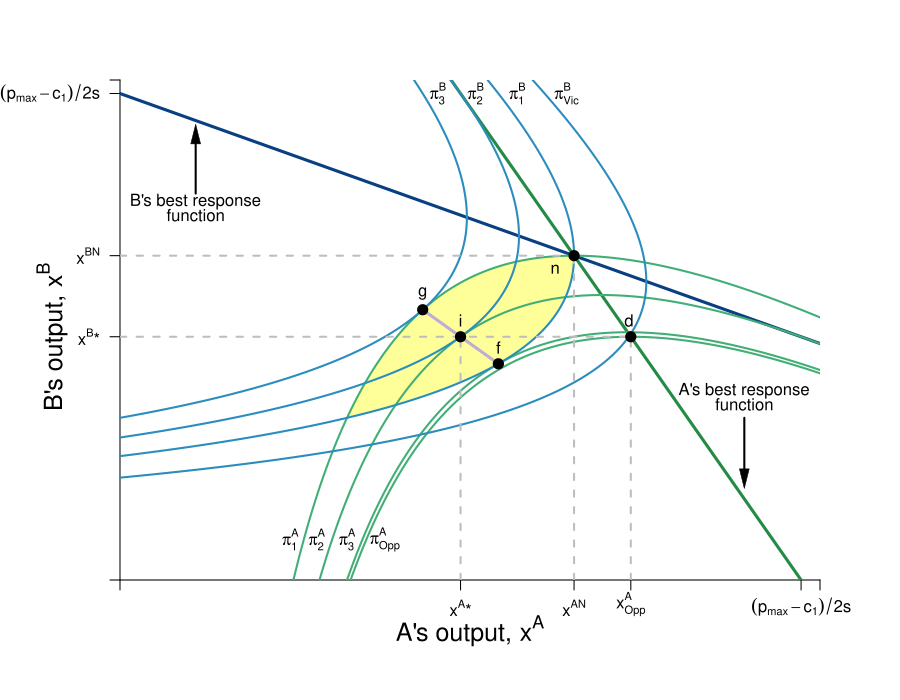

Recreate this plot in R.
#Graph Designer: Simon Halliday & Madeleine Wettach '20
#Authors: Bowles, Foley and Halliday
#Title: Microeconomics: Competition, Conflict and Coordination

require(shape)
pdf(file = "competitionmarkets/step_by_step_graphs_9/cournot_brfs_profits_step5.pdf", width = 9, height = 7)

#Set parameters for graphics
axislabelsize <- 1.5
graphlinewidth <- 3
segmentlinewidth <- 2

COL <- c("#7fc97f", "#beaed4", "#fdc086", "#ffff99", "#386cb0", "#f0027f", "#bf5b17", "#666666")
COLA <- c("#99d8c9","#66c2a4","#41ae76", "#238b45", "#005824")
COLB <- c("#4eb3d3", "#2b8cbe", "#0868ac","#084081")

par(mar =  c(6, 6, 4, 4))

piA <- function(xa, xb, s = 0.5, pmax = 20, c1 = 2) {
  (pmax - s*xb)*xa - s*(xa)^2 - c1*xa
}

piB <- function(xa, xb, s = 0.5, pmax = 20, c1 = 2) {
  (pmax - s*xa)*xb - s*(xb)^2 - c1*xb
}

brfB <- function(xa, s = 0.5, pmax = 20, c1 = 2) {
  (pmax - c1)/(2*s) - (1/2)*xa
}

brfA <- function(xa, s = 0.5, pmax = 20, c1 = 2) {
  (pmax - c1)/s - 2*xa
}

isoA <- function(xa, s = 0.5, pmax = 20, c1 = 2, piA = 72){
  -(c1*xa - pmax*xa + s*xa^2 + piA)/(s*xa)
}

isoB1 <- function(xa, s = 0.5, pmax = 20, c1 = 2, piB = 72){
  (-sqrt((c1 - pmax + s*xa)^2 - 4*piB*s) - c1 + pmax -s*xa)/(2*s)
}

isoB2 <- function(xa, s = 0.5, pmax = 20, c1 = 2, piB = 72){
  (sqrt((c1 - pmax + s*xa)^2 - 4*piB*s) - c1 + pmax -s*xa)/(2*s)
}


#Input into Wolfram Alpha: solve for x y = 1/b - (0.5*x)/(a*b) - u/(a*b*x)

#solve for y 72 = (p - s*y)*x - s*(x)^2 - c1*x 
#solve for y 72 = (p - s*x)*y - s*(y)^2 - c1*y

xlims <- c(0, 18.5)
ylims <- c(0, 18.5)

npts <- 501 
x <- seq(xlims[1], xlims[2], length.out = npts)
y <- seq(ylims[1], ylims[2], length.out = npts) 
a <- c(72, 81, 90, 91.125)
b <- c(61, 72, 81, 90)

plot(0, 0, xlim = xlims, ylim = ylims, type = "n",
     xlab = expression(paste("")),
     ylab = expression(paste("")), 
     xaxt = "n", 
     yaxt = "n", 
     cex.lab = axislabelsize, 
     bty = "n",
     xaxs="i", 
     yaxs="i")

# ticksy <- seq(from = 0, to = ylims[2], by = 2)
# ylabels <- seq(from = 0, to = ylims[2], by = 2)
# ticksx <- seq(from = 0, to = xlims[2], by = 2)
# xlabels <- seq(from = 0, to = xlims[2], by = 2)
ticksy <- c(0, 9, 12, 18, ylims[2])
ylabels <- c(NA, expression(paste(x^{B},"*")), expression(paste(x^{BN})), expression(paste((p[max] - c[1])/2*s)), NA)
ticksx <- c(0, 9, 12, 13.5, 18, xlims[2])
xlabels <- c(NA, expression(paste(x^{A},"*")), expression(paste(x^{AN})), expression(paste(x[Opp]^{A})), expression(paste( (p[max] - c[1])/2*s )), NA)


axis(1, at = ticksx, pos = 0, labels = xlabels)
axis(2, at = ticksy, pos = 0, labels = ylabels, las = 1)

npts <- 500 
xx1 <- seq(xlims[1], xlims[2], length.out = npts)

#Pareto-improving lens
xpoly1 <- seq(from = 5.95, to = 12, length.out = 500)
ypoly1 <- isoA(xpoly1)
ypoly2 <- isoB1(xpoly1)
polygon(x = c(xpoly1, rev(xpoly1)), y = c(ypoly1, rev(ypoly2)), col=COL[4], density=NULL, border = NA)

#A's Best Response Curve
lines(xx1, brfA(xx1, s = 0.5, pmax = 20, c1 = 2), col = COLA[4], lwd = graphlinewidth)
#B's Best Response Curve
lines(xx1, brfB(xx1, s = 0.5, pmax = 20, c1 = 2), col = COLB[4], lwd = graphlinewidth)

contour(y, x, 
        outer(x, y, piA),
        #labels = c("v1", "v2", "v3"),
        drawlabels = FALSE,
        col = COLA[3],
        #xlab = expression(paste("A's Apples, ", x)),
        #ylab = expression(paste("A's Oranges, ", y)),
        #cex.lab = axislabelsize,
        lwd = segmentlinewidth,
        levels = a, 
        xaxs="i", 
        yaxs="i", 
        add = TRUE) 

mtext(expression(paste("A's output, ", x^A)), side=1, line = 2.5, cex = axislabelsize)
text(-1.8, 9, expression(paste("B's output, ", x^B)), xpd = TRUE, cex = axislabelsize, srt = 90) 

#Add arrows:
#arrows(-0.8, 10, -0.8, 14, xpd = TRUE, length=0.1,angle=40,lwd=3)
#arrows(6.2, -1.7, 9, -1.7, xpd = TRUE, length=0.1,angle=40,lwd=3)


contour(x, y, 
        outer(x, y, piB),
        #labels = c("v1", "v2", "v3"),
        drawlabels = FALSE,
        col = COLB[2],
        #xlab = expression(paste("")),
        #ylab = expression(paste("")),
        lwd = segmentlinewidth,
        levels = b, 
        add = TRUE
        #xaxs="i", 
        #yaxs="i"
) 


#segments(4.11765, 6.17647, 5.88, 8.88, lty = 1, col = COL[2] , lwd = graphlinewidth)
# text(7.3, 3, expression("Pareto Efficient"))
# text(7.3, 2.4, expression("Curve"))
# Arrows(7.3, 3.5, 7.3, 6.1, col = "black", lty = 1, lwd = 2, arr.type = "triangle", arr.lwd = 0.5)

#Label the iso-welfare functions for the HG, Aisha
text(4.5, 1.5, expression(pi[1]^A))
text(5.2, 1.5, expression(pi[2]^A))
text(6, 1.5, expression(pi[3]^A))
text(7, 1.5, expression(pi[Opp]^A))
#text(6.6, 8.3, expression(u[4]^A))

#Label the indifference curves for the HG, Betty
text(11.8, 18, expression(pi[Vic]^B))
text(10.5, 18, expression(pi[1]^B))
text(9.4, 18, expression(pi[2]^B))
text(8.4, 18, expression(pi[3]^B))
#text(3.4, 6.9, expression(v[4]^B))

#Label Nash Equilibrium 
segments(0, 12, 12, 12, lty = 2, col = "gray" , lwd = segmentlinewidth)
segments(12, 0, 12, 12, lty = 2, col = "gray" , lwd = segmentlinewidth)
points(12, 12, pch = 16, col = "black", cex = 1.5)
#text(14, 12.4, expression(paste("Nash Equilibrium")))
text(11.5, 11.5, expression(paste("n")))

#Checking points
#points(5.95, 5.95, pch = 16, col = "black", cex = 1.5)
segments(8, 10, 10, 8, lty = 1, col = COL[2] , lwd = graphlinewidth)


text(9, 9.6, expression(paste("i")))
segments(0, 9, 13.5, 9, lty = 2, col = "gray" , lwd = segmentlinewidth)
segments(9, 0, 9, 9, lty = 2, col = "gray" , lwd = segmentlinewidth)
segments(13.5, 0, 13.5, 9, lty = 2, col = "gray" , lwd = segmentlinewidth)
points(9, 9, pch = 16, col = "black", cex = 1.5)
points(13.5, 9, pch = 16, col = "black", cex = 1.5)
text(13.45, 9.6, expression(paste("d")))


points(10, 8, pch = 16, col = "black", cex = 1.5)
text(10, 8.6, expression(paste("f")))
points(8, 10, pch = 16, col = "black", cex = 1.5)
text(8, 10.6, expression(paste("g")))


# #Annotate Pareto Efficient Curve and relevant points

# points(6, 8, pch = 16, col = "black", cex = 1.5)
# text(6, 8.5, expression(paste("g")))
# 
# points(8, 6, pch = 16, col = "black", cex = 1.5)
# text(7, 7.5, expression(paste("i")))
# 
# points(7, 7, pch = 16, col = "black", cex = 1.5)
# text(8, 6.5, expression(paste("f")))

#points(5.84, 8.77, pch = 16, col = "black", cex = 1.5)

#A's brf
text(2, 14, expression(paste("B's best response")))
text(2, 13.5, expression(paste("function")))
Arrows(2, 14.3, 2, 16.5, col = "black", lty = 1, lwd = 2, arr.type = "triangle", arr.lwd = 0.5)

#B's brf
text(16.5, 7, expression(paste("A's best response")))
text(16.5, 6.5, expression(paste("function")))
Arrows(16.5, 6, 16.5, 3.75, col = "black", lty = 1, lwd = 2, arr.type = "triangle", arr.lwd = 0.5)


dev.off()
